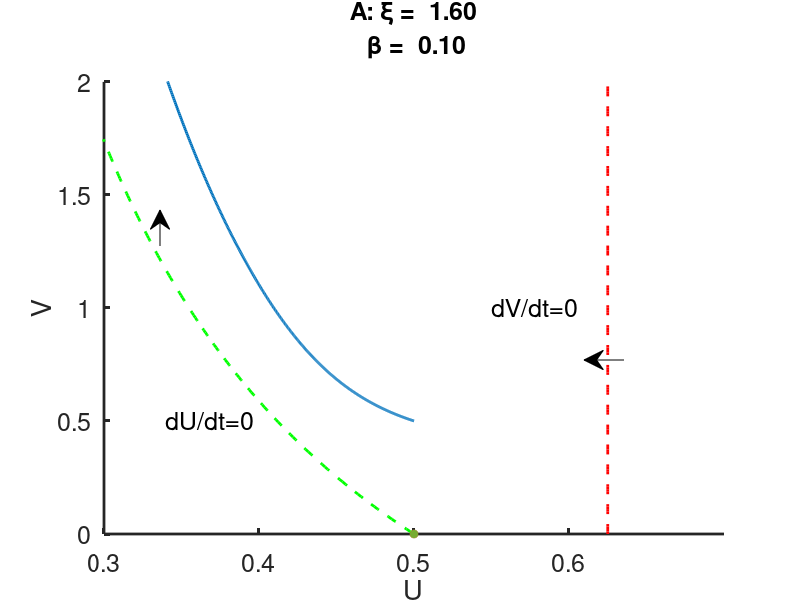
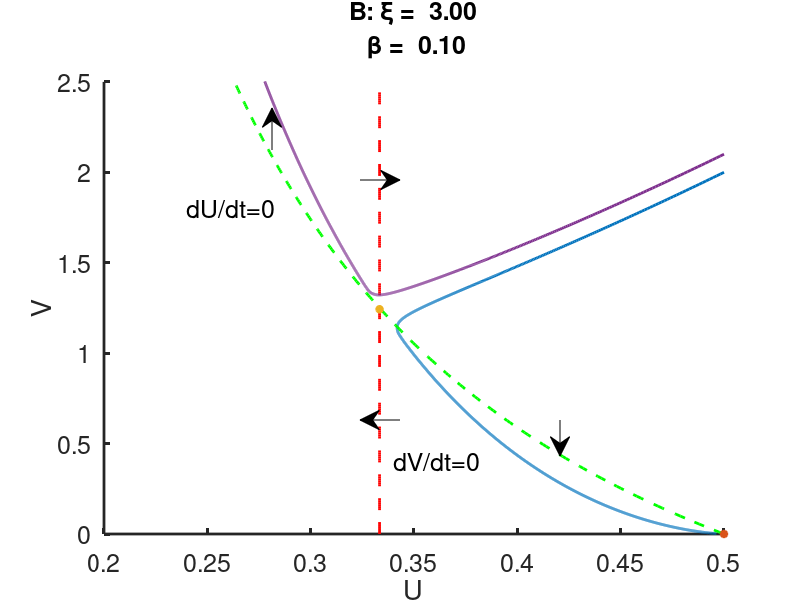
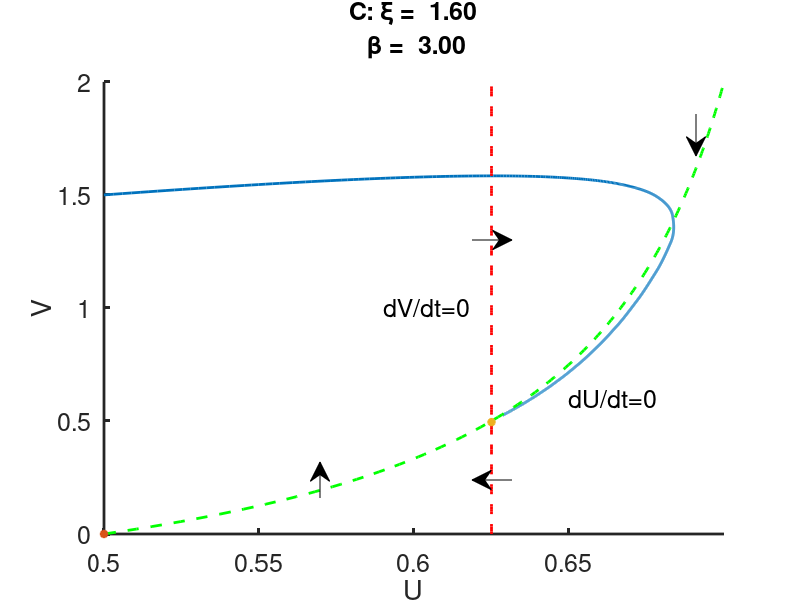
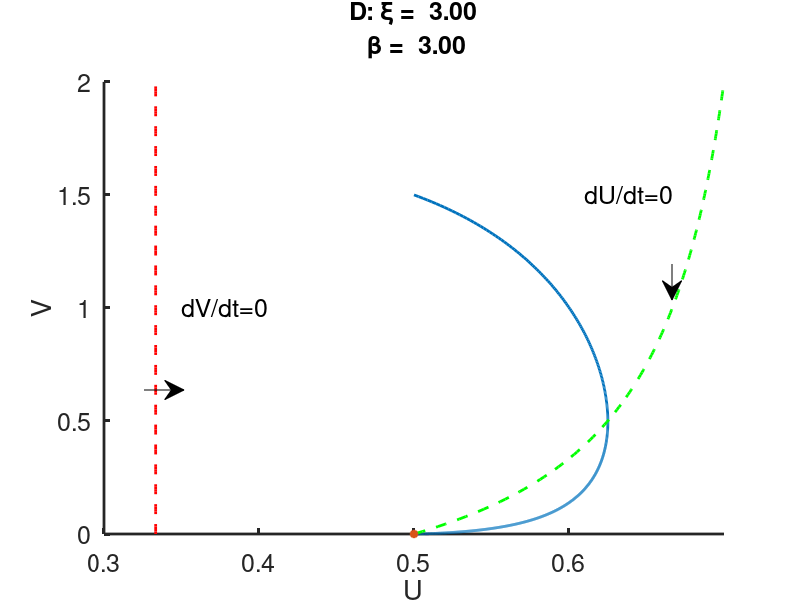

The MATLAB source for these figures, in order:
% phase portrait for leukocyte dynamics
function leukocyte_dynamics
close all
clear all
clc
set(0,                           ...
   'defaultaxesfontsize', 18,   ...
   'defaultaxeslinewidth', 2.0, ...
   'defaultlinelinewidth', 2.0); 
global N 
%parameters
p.g0=0.2;
p.b0=1;
%there are four cases:
xivals=[1.6,3.0,1.6,3];
bvals = [0.1,0.1,3,3];
letters=['A','B','C','D'];
vinit=[0.5,2.0,1.5,1.5,2.1];
 formatSpecF = '%6.2f\n';
p.a = 0.;
 U0 = p.b0/(1+p.b0);
 for j = 1:4
p.b = bvals(j);
p.xi = xivals(j);
p.letter=letters(j);
 v=[0:.011:2.5];
 f = F(p.a*v);

%u3=  (p.b0+p.b*v)./((p.b0+p.b*v).*f.*exp(-p.a*u)+ (v*f+1));

  u1= (p.b0+p.b*v)./((p.b0+p.b*v).*f.*exp(-p.a*v)+ (v.*f+1)) ;

 u2=1./(p.xi*f);
diff = u1-u2;
ndx =find(diff(1:end-1).*diff(2:end) <=0);

  N=1;
   init = [U0 ,vinit(j)];
  if (j==2) N=2;
      
        init = [U0 ,vinit(j),U0,vinit(5)];
  end


dt=0.01;
tend=[5,30,30,30];

tspan = [0:dt:tend(j)];
[t,sol] = ode23(@(t,x)rhs(t,x,p),tspan,init);

figure(j)
plot( sol(:,1) ,sol(:,2),u1,v,'g--',u2,v,'r--','linewidth',2) 

hold on
 plot(U0,0,'*','linewidth',2)
if (~isempty(ndx)) 
    plot(u2(ndx),v(ndx),'*','linewidth',2)
end
 

xlabel('U')
 ylabel('V')
 box off
 if (j==1)
     text(0.34,0.5,'dU/dt=0','fontsize',18)
     text(0.55,1.,'dV/dt=0','fontsize',18)
     annotation('arrow', [.78,.73],[.4,.4])
     annotation('arrow', [.2,.2],[.59,.65])
     plot(0.5,0,'*','linewidth',2)
  title(strcat( 'A: \xi = ',sprintf(formatSpecF,p.xi),' \beta = ',sprintf(formatSpecF,p.b)),'fontsize',18)

     axis([.3 .7 0 2])

 end
  if (j==2)
      plot( sol(:,3) ,sol(:,4)) 
     text(0.24,1.8,'dU/dt=0','fontsize',18)
     text(0.34,0.4,'dV/dt=0','fontsize',18)
      annotation('arrow', [.5,.45],[.3,.3])
       annotation('arrow', [.34,.34],[.75,.82])
        annotation('arrow', [.45,.5],[.7,.7])
       annotation('arrow', [.7,.7],[.3,.24])
       axis([.2 .5 0 2.5])
 title(strcat( 'B: \xi = ',sprintf(formatSpecF,p.xi),' \beta = ',sprintf(formatSpecF,p.b)),'fontsize',18)

  end
   if (j==3)
     text(0.65,0.6,'dU/dt=0','fontsize',18)
     text(0.59,1,'dV/dt=0','fontsize',18)
      annotation('arrow', [.64,.59],[.2,.2])
       annotation('arrow', [.59 ,.64],[.6,.6])
       annotation('arrow', [.4,.4],[.17,.23])
        annotation('arrow', [.87,.87],[.81,.74])
       axis([.5 .7 0 2])
 title(strcat( 'C: \xi = ',sprintf(formatSpecF,p.xi),' \beta = ',sprintf(formatSpecF,p.b)),'fontsize',18)

   end
    if (j==4)
     text(0.61,1.5,'dU/dt=0','fontsize',18)
     text(0.35,1.,'dV/dt=0','fontsize',18)
      annotation('arrow', [.18,.23],[.35,.35])
       annotation('arrow', [.84,.84],[.56,.5])
       axis([.3 .7 0 2])
 title(strcat( 'D: \xi = ',sprintf(formatSpecF,p.xi),' \beta = ',sprintf(formatSpecF,p.b)),'fontsize',18)

 end
figure(j)
hold off
 end

% now plot the parameter curves
% for alpha = 0;

 figure(5)
plot([0,3],[1,4],'--',[0,4],[1/U0,1/U0],'--')
box off
xlabel('1/\beta','fontsize',20)
ylabel('\xi','fontsize',20)
text(0.7,2.5,'D: \{0\}','fontsize',18)
text(0.1,1.8,'C: \{V_p\}','fontsize',18)
text(2.5,1.8,'A: \{\infty\}','fontsize',18)
text(2.5,2.5,'B: \{0,\infty\}','fontsize',18)


function out=rhs(t,x,p)
global N

out = [];
for j = 1:N
u=x(2*j-1); % leukocyte mass
v=x(2*j); % 
f = F(p.a*v);

up = p.g0*((p.b0+p.b*v)*(1-u*f*exp(-p.a*v))-u*(v*f+1));

vp = v*(1-p.xi*u*f);

 out =[out;up;vp];
end

function f = F(z)
if(z<1.e-4)
    f=1 +  z/2 +  z.^2/12 -  z.^4./720;
else

f=z./(1-exp(-z));
end


 
